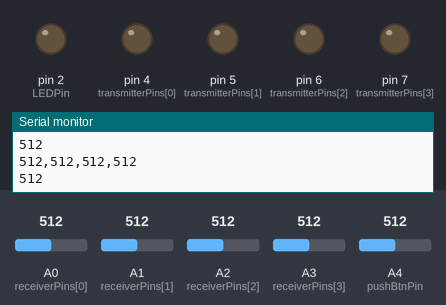
The sketch below on a simulated Arduino Uno, built with avr-gcc and run on an emulated ATmega328P. Shown: output pins drawn as LEDs (lit = HIGH), the last lines printed to the serial monitor. Inputs (shaded band) come from the test bench; at power-on: A4 (pushBtnPin) = 512, A0 (receiverPins[0]) = 512, A1 (receiverPins[1]) = 512, A2 (receiverPins[2]) = 512, A3 (receiverPins[3]) = 512.

Above: at 3.8 s.
3.9 s: A4 (pushBtnPin) set to 490
At 4.8 s:
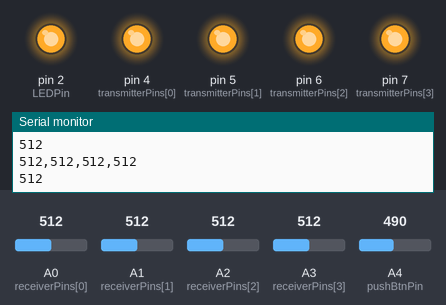
7.8 s: A0 (receiverPins[0]) set to 977
11.7 s: A0 (receiverPins[0]) set to 1008
At 15.5 s:
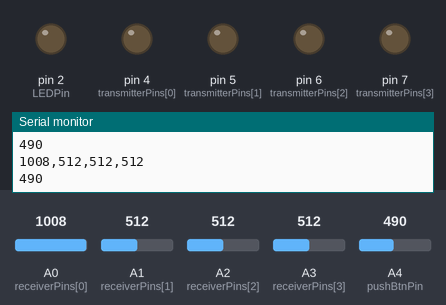
19.4 s: A0 (receiverPins[0]) set to 980
At 22.0 s:
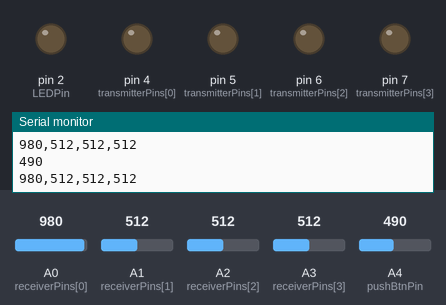
23.3 s: A0 (receiverPins[0]) set to 992
At 25.1 s:
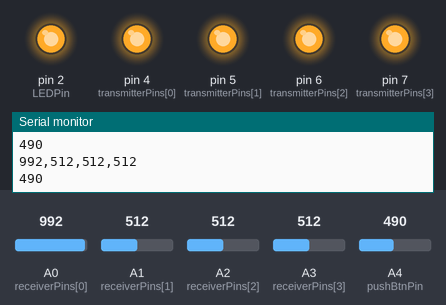
Timing chart, 0 to 31.8 s (numbered marks = the images above; inputs shaded):
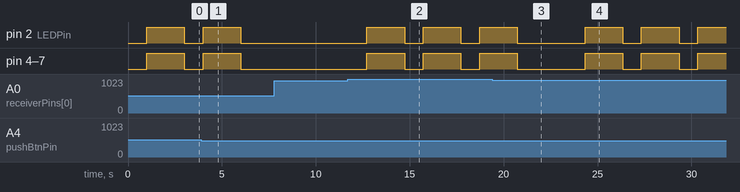

Measured:
- the behaviour switches between 990 and 991 on A0 (receiverPins[0]) (found by bisection; images 1 and 2)
- after the input at 3.9 s, pin 2 (LEDPin), pin 4 (transmitterPins[0]), pin 5 (transmitterPins[1]), pin 6 (transmitterPins[2]), pin 7 (transmitterPins[3]): goes on until 6.0 s, then stays LOW
- after the input at 11.7 s, pin 2 (LEDPin), pin 4 (transmitterPins[0]), pin 5 (transmitterPins[1]), pin 6 (transmitterPins[2]), pin 7 (transmitterPins[3]): alternates HIGH for 2.0 s and LOW for 1.0 s, starting after 1.0 s
- after the input at 19.4 s, pin 2 (LEDPin), pin 4 (transmitterPins[0]), pin 5 (transmitterPins[1]), pin 6 (transmitterPins[2]), pin 7 (transmitterPins[3]): goes on until 20.7 s, then stays LOW
- after the input at 23.3 s, pin 2 (LEDPin), pin 4 (transmitterPins[0]), pin 5 (transmitterPins[1]), pin 6 (transmitterPins[2]), pin 7 (transmitterPins[3]): alternates HIGH for 2.0 s and LOW for 1.0 s, starting after 1.0 s

The sketch:

GlowWorm.ino
```cpp
int receiverPins[4] = {A0, A1, A2, A3};
int transmitterPins[4] = {4,5,6,7};
int pushBtnPin = A4;
int LEDPin = 2;

int pushBtnState;
int receiverStates[4] = {0,0,0,0};

void setup() {
  // put your setup code here, to run once:
  pinMode(receiverPins[0], INPUT);
  pinMode(receiverPins[1], INPUT);
  pinMode(receiverPins[2], INPUT);
  pinMode(receiverPins[3], INPUT);

  pinMode(transmitterPins[0], OUTPUT);
  pinMode(transmitterPins[1], OUTPUT);
  pinMode(transmitterPins[2], OUTPUT);
  pinMode(transmitterPins[3], OUTPUT);

  pinMode(pushBtnPin, INPUT);
  pinMode(LEDPin, OUTPUT);

  Serial.begin(9600);
}

void turnOnAllTransmitters() {
  for (int i=0;i<4;i++) {
    digitalWrite(transmitterPins[i], HIGH);
  }
}

void turnOffAllTransmitters() {
  for (int i=0;i<4;i++) {
    digitalWrite(transmitterPins[i], LOW);
  }
}

bool checkAllReceivers() {
  for (int i=0;i<4;i++) {
    if (receiverStates[i] > 990)
      return true;
  }
  return false;
}

void loop() {
  String output = "";
  pushBtnState = analogRead(pushBtnPin);

  for (int i=0;i<4;i++) {
    receiverStates[i] = analogRead(receiverPins[i]);
    output += receiverStates[i];
    if (i<3)
      output += ",";
  }
  Serial.println(output);
  Serial.println(pushBtnState);

  bool receivedSignal = checkAllReceivers();

  if (receivedSignal || pushBtnState > 500) {
    delay(1000);
    digitalWrite(LEDPin, HIGH);
    turnOnAllTransmitters();
    delay(2000);
    digitalWrite(LEDPin, LOW);
    turnOffAllTransmitters();
  }
}
```
